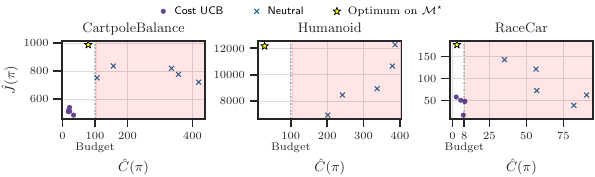

Reproduce this figure in Python.
# %%
import warnings

import matplotlib.pyplot as plt
import pandas as pd
import seaborn.objects as so
import wandb
from seaborn import axes_style
from tueplots import bundles, figsizes

warnings.filterwarnings("ignore")


# %%
api = wandb.Api()


def load_evaluation(data, seed, category, environment):
    if data.index.name is None or data.index.name != "step":
        data.rename(columns={"_step": "step"}, inplace=True)
        data.set_index("step", inplace=True)
    data = data[data.columns[data.columns.str.startswith("eval")]].dropna()
    data["seed"] = seed
    data["category"] = category
    data["environment"] = environment
    return data


def walk_wandb_runs(project, filters):
    runs = api.runs(project, filters=filters)
    print(f"Fetching {len(runs)} runs")
    for run in runs:
        metrics = run.history(
            keys=["eval/episode_reward", "eval/episode_cost", "_step"],
            x_axis="_step",
            pandas=False,
        )
        safe = run.config["training"]["safe"]
        if not safe:
            continue
        if "ucb" in run.name:
            penalty = run.config["agent"]["robustness"]["cost_penalty"]
            if penalty != 12.5:
                continue
        metrics = pd.DataFrame(metrics)
        seed = run.config["training"]["seed"]
        category = run.config["agent"].get("robustness", {"name": "neutral"})["name"]
        if category == "cvar":
            category = "ucb_cost"
        environment = run.config["environment"]["task_name"]
        yield metrics, seed, category, environment


filters = {
    "display_name": {
        "$regex": "dec6-sim2sim-dr|nov28-sim2sim-all|nov28-sim2sim-agaggaa|nov25-sim2sim-ucb|nov25-sim2sim-neutral-wtf"
    },
}

data = pd.concat(
    [
        load_evaluation(*summary_files_data)
        for summary_files_data in walk_wandb_runs("yardas/ss2r", filters)
    ]
)
# %%

last_steps = data.groupby(["category", "seed", "environment"]).tail(2).reset_index()
aggregated_data = (
    last_steps.groupby(["category", "seed", "environment"])[
        ["eval/episode_reward", "eval/episode_cost"]
    ]
    .median()
    .reset_index()
)


# %%
def draw_optimum(ax, x, y):
    ax.scatter(
        x,
        y,
        color="yellow",
        s=35,
        marker="*",
        edgecolor="black",
        linewidth=0.5,
        label="Optimum on $p^\star$",
    )


def fill_unsafe(ax, x):
    lim = ax.get_xlim()[1]
    ax.axvspan(x + lim / 100, lim, color="red", alpha=0.1)


theme = bundles.jmlr2001()
so.Plot.config.theme.update(axes_style("white") | theme | {"legend.frameon": False})
plt.rcParams.update(bundles.jmlr2001())
plt.rcParams.update(figsizes.jmlr2001(nrows=1, ncols=3, height_to_width_ratio=0.8))
fig = plt.figure()
marker_styles = ["o", "x", "^", "s", "*"]
titles = {
    "cartpole_swingup_safe": "CartpoleBalance",
    "humanoid_safe": "Humanoid",
    "rccar": "RaceCar",
}
so.Plot(
    aggregated_data,
    x="eval/episode_cost",
    y="eval/episode_reward",
    marker="category",
    color="category",
).facet(col="environment").share(y=False, x=False).add(
    so.Dot(pointsize=3.5, edgewidth=0.1), legend=True
).scale(
    color=so.Nominal(
        values=[
            "#5F4690",
            "#1D6996",
            "#38A6A5",
            "#0F8554",
            "#73AF48",
            "#EDAD08",
            "#E17C05",
            "#CC503E",
            "#94346E",
            "#6F4070",
            "#994E95",
            "#666666",
        ],
        order=["ucb_cost", "neutral"],
    ),
    marker=so.Nominal(values=marker_styles, order=["ucb_cost", "neutral"]),
).label(x=r"$\hat{C}(\pi)$", y=r"$\hat{J}(\pi)$", title=lambda x: titles[x]).theme(
    axes_style("ticks")
).on(fig).plot()
axes = fig.get_axes()
optimum = [(79, 988), (28, 12172), (3, 177)]
safe = [100, 100, 8]
scale = lambda x: [y * 1 / 1.1 for y in x]
for i, (ax, opt, sval) in enumerate(zip(axes, optimum, safe)):
    ax.grid(True, linewidth=0.5, c="gainsboro", zorder=0)
    draw_optimum(ax, *opt)
    fill_unsafe(ax, sval)
    ax.axvline(x=sval, color="black", alpha=0.2, linestyle=(0, (1, 1)), linewidth=1.25)
    xticks = xlims = ax.get_xlim()
    xticks = ax.get_xticks()
    xticks = list(xticks) + [sval]
    xticks = sorted(set(xticks))
    xtick_labels = [
        str(int(tick)) if tick != sval else f"{sval}\nBudget" for tick in xticks
    ]
    ax.set_xticks(xticks)
    ax.set_xticklabels(xtick_labels)
    ax.set_xlim(xlims)
legend = fig.legends.pop(0)

text = {
    "ucb_cost": "\sf Cost UCB",
    "neutral": "\sf Neutral",
}

optimum_handle, optimum_label = ax.get_legend_handles_labels()

fig.legend(
    legend.legend_handles + optimum_handle,
    [text[t.get_text()] for t in legend.texts] + optimum_label,
    loc="center",
    bbox_to_anchor=(0.5, 1.05),
    ncol=5,
    frameon=False,
    handletextpad=0.0,
)
fig.savefig("preliminary.pdf")
